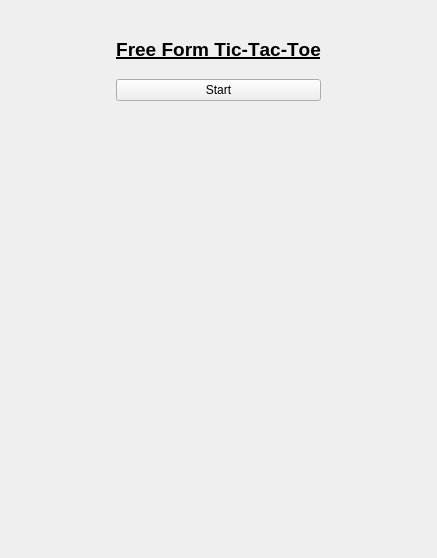
<?xml version="1.0" encoding="UTF-8"?>
<ui version="4.0">
 <class>MainWindow</class>
 <widget class="QMainWindow" name="MainWindow">
  <property name="geometry">
   <rect>
    <x>0</x>
    <y>0</y>
    <width>437</width>
    <height>558</height>
   </rect>
  </property>
  <property name="sizePolicy">
   <sizepolicy hsizetype="Fixed" vsizetype="Fixed">
    <horstretch>0</horstretch>
    <verstretch>0</verstretch>
   </sizepolicy>
  </property>
  <property name="minimumSize">
   <size>
    <width>0</width>
    <height>0</height>
   </size>
  </property>
  <property name="maximumSize">
   <size>
    <width>9999</width>
    <height>9999</height>
   </size>
  </property>
  <property name="font">
   <font>
    <strikeout>false</strikeout>
   </font>
  </property>
  <property name="windowTitle">
   <string>MainWindow</string>
  </property>
  <widget class="QWidget" name="centralwidget">
   <layout class="QGridLayout" name="gridLayout">
    <item row="1" column="0">
     <widget class="QStackedWidget" name="stackedWidget">
      <widget class="QWidget" name="page_startScreen">
       <property name="enabled">
        <bool>true</bool>
       </property>
       <property name="sizePolicy">
        <sizepolicy hsizetype="Preferred" vsizetype="Preferred">
         <horstretch>0</horstretch>
         <verstretch>0</verstretch>
        </sizepolicy>
       </property>
       <layout class="QGridLayout" name="gridLayout_2">
        <item row="0" column="1">
         <spacer name="verticalSpacer_startScreenUp">
          <property name="orientation">
           <enum>Qt::Vertical</enum>
          </property>
          <property name="sizeType">
           <enum>QSizePolicy::Maximum</enum>
          </property>
          <property name="sizeHint" stdset="0">
           <size>
            <width>20</width>
            <height>20</height>
           </size>
          </property>
         </spacer>
        </item>
        <item row="2" column="1">
         <layout class="QGridLayout" name="gridLayout_startScreen">
          <property name="verticalSpacing">
           <number>6</number>
          </property>
          <item row="2" column="1">
           <widget class="QPushButton" name="pushButton_start">
            <property name="minimumSize">
             <size>
              <width>128</width>
              <height>0</height>
             </size>
            </property>
            <property name="text">
             <string>Start</string>
            </property>
           </widget>
          </item>
          <item row="0" column="1">
           <widget class="QLabel" name="label_ticTacToe">
            <property name="minimumSize">
             <size>
              <width>0</width>
              <height>0</height>
             </size>
            </property>
            <property name="maximumSize">
             <size>
              <width>16777215</width>
              <height>24</height>
             </size>
            </property>
            <property name="font">
             <font>
              <pointsize>14</pointsize>
              <weight>75</weight>
              <italic>false</italic>
              <bold>true</bold>
              <underline>true</underline>
              <strikeout>false</strikeout>
              <stylestrategy>PreferDefault</stylestrategy>
              <kerning>false</kerning>
             </font>
            </property>
            <property name="text">
             <string>Free Form Tic-Tac-Toe</string>
            </property>
            <property name="alignment">
             <set>Qt::AlignCenter</set>
            </property>
           </widget>
          </item>
          <item row="0" column="0" rowspan="4">
           <spacer name="horizontalSpacer_startScreenLeft">
            <property name="orientation">
             <enum>Qt::Horizontal</enum>
            </property>
            <property name="sizeHint" stdset="0">
             <size>
              <width>40</width>
              <height>20</height>
             </size>
            </property>
           </spacer>
          </item>
          <item row="0" column="2" rowspan="4">
           <spacer name="horizontalSpacer_startScreenRight">
            <property name="orientation">
             <enum>Qt::Horizontal</enum>
            </property>
            <property name="sizeHint" stdset="0">
             <size>
              <width>40</width>
              <height>20</height>
             </size>
            </property>
           </spacer>
          </item>
          <item row="1" column="1">
           <spacer name="verticalSpacer_startScreenMiddle">
            <property name="orientation">
             <enum>Qt::Vertical</enum>
            </property>
            <property name="sizeType">
             <enum>QSizePolicy::Maximum</enum>
            </property>
            <property name="sizeHint" stdset="0">
             <size>
              <width>20</width>
              <height>12</height>
             </size>
            </property>
           </spacer>
          </item>
         </layout>
        </item>
        <item row="5" column="1">
         <spacer name="verticalSpacer_startScreenBottom">
          <property name="orientation">
           <enum>Qt::Vertical</enum>
          </property>
          <property name="sizeType">
           <enum>QSizePolicy::Expanding</enum>
          </property>
          <property name="sizeHint" stdset="0">
           <size>
            <width>0</width>
            <height>0</height>
           </size>
          </property>
         </spacer>
        </item>
       </layout>
      </widget>
      <widget class="QWidget" name="page_freeFormSetup">
       <layout class="QGridLayout" name="gridLayout_3">
        <item row="7" column="0">
         <spacer name="horizontalSpacer_freeFormSetupLeft">
          <property name="orientation">
           <enum>Qt::Horizontal</enum>
          </property>
          <property name="sizeHint" stdset="0">
           <size>
            <width>0</width>
            <height>20</height>
           </size>
          </property>
         </spacer>
        </item>
        <item row="11" column="1" colspan="2">
         <spacer name="verticalSpacer_freeFormSetupDown">
          <property name="orientation">
           <enum>Qt::Vertical</enum>
          </property>
          <property name="sizeType">
           <enum>QSizePolicy::Expanding</enum>
          </property>
          <property name="sizeHint" stdset="0">
           <size>
            <width>0</width>
            <height>0</height>
           </size>
          </property>
         </spacer>
        </item>
        <item row="7" column="3">
         <spacer name="horizontalSpacer_freeFormSetupRight">
          <property name="orientation">
           <enum>Qt::Horizontal</enum>
          </property>
          <property name="sizeHint" stdset="0">
           <size>
            <width>0</width>
            <height>20</height>
           </size>
          </property>
         </spacer>
        </item>
        <item row="7" column="1" colspan="2">
         <layout class="QGridLayout" name="gridLayout_setupSettings">
          <item row="14" column="1" rowspan="5" colspan="4">
           <layout class="QVBoxLayout" name="verticalLayout_boardsSettings">
            <item>
             <layout class="QGridLayout" name="gridLayout_boardNumSettings">
              <property name="horizontalSpacing">
               <number>6</number>
              </property>
              <item row="0" column="0" colspan="4">
               <spacer name="verticalSpacer_board1SettingsUp">
                <property name="orientation">
                 <enum>Qt::Vertical</enum>
                </property>
                <property name="sizeType">
                 <enum>QSizePolicy::Fixed</enum>
                </property>
                <property name="sizeHint" stdset="0">
                 <size>
                  <width>20</width>
                  <height>12</height>
                 </size>
                </property>
               </spacer>
              </item>
              <item row="4" column="1" colspan="3">
               <widget class="QSpinBox" name="spinBox_numberOfRounds">
                <property name="minimumSize">
                 <size>
                  <width>42</width>
                  <height>0</height>
                 </size>
                </property>
                <property name="maximumSize">
                 <size>
                  <width>42</width>
                  <height>16777215</height>
                 </size>
                </property>
                <property name="value">
                 <number>1</number>
                </property>
               </widget>
              </item>
              <item row="2" column="2">
               <widget class="QLabel" name="label_x">
                <property name="minimumSize">
                 <size>
                  <width>0</width>
                  <height>0</height>
                 </size>
                </property>
                <property name="maximumSize">
                 <size>
                  <width>10</width>
                  <height>16777215</height>
                 </size>
                </property>
                <property name="text">
                 <string>x</string>
                </property>
               </widget>
              </item>
              <item row="3" column="0">
               <widget class="QLabel" name="label_inARowToWin">
                <property name="text">
                 <string>In a row to win:</string>
                </property>
               </widget>
              </item>
              <item row="2" column="0">
               <widget class="QLabel" name="label_sizeOfBoard">
                <property name="text">
                 <string>Size of board:</string>
                </property>
               </widget>
              </item>
              <item row="3" column="1" colspan="3">
               <widget class="QSpinBox" name="spinBox_inARowToWin">
                <property name="minimumSize">
                 <size>
                  <width>42</width>
                  <height>0</height>
                 </size>
                </property>
                <property name="maximumSize">
                 <size>
                  <width>42</width>
                  <height>16777215</height>
                 </size>
                </property>
                <property name="value">
                 <number>3</number>
                </property>
               </widget>
              </item>
              <item row="2" column="1">
               <widget class="QSpinBox" name="spinBox_sizeOfBoard1">
                <property name="minimumSize">
                 <size>
                  <width>42</width>
                  <height>0</height>
                 </size>
                </property>
                <property name="maximumSize">
                 <size>
                  <width>42</width>
                  <height>16777215</height>
                 </size>
                </property>
                <property name="minimum">
                 <number>0</number>
                </property>
               </widget>
              </item>
              <item row="1" column="1" colspan="3">
               <widget class="QPushButton" name="pushButton_makeAllBoardsLikeThis">
                <property name="minimumSize">
                 <size>
                  <width>42</width>
                  <height>0</height>
                 </size>
                </property>
                <property name="maximumSize">
                 <size>
                  <width>16777215</width>
                  <height>16777215</height>
                 </size>
                </property>
                <property name="text">
                 <string>Sync to All</string>
                </property>
               </widget>
              </item>
              <item row="1" column="0">
               <widget class="QLabel" name="label_editBoardNum">
                <property name="font">
                 <font>
                  <weight>75</weight>
                  <italic>false</italic>
                  <bold>true</bold>
                  <underline>false</underline>
                  <strikeout>false</strikeout>
                  <kerning>true</kerning>
                 </font>
                </property>
                <property name="text">
                 <string>Board 1 settings</string>
                </property>
               </widget>
              </item>
              <item row="2" column="3">
               <widget class="QSpinBox" name="spinBox_sizeOfBoard2">
                <property name="minimumSize">
                 <size>
                  <width>42</width>
                  <height>0</height>
                 </size>
                </property>
                <property name="maximumSize">
                 <size>
                  <width>42</width>
                  <height>16777215</height>
                 </size>
                </property>
                <property name="value">
                 <number>3</number>
                </property>
               </widget>
              </item>
              <item row="4" column="0">
               <widget class="QLabel" name="label_numberOfRounds">
                <property name="text">
                 <string>Number of rounds:</string>
                </property>
               </widget>
              </item>
             </layout>
            </item>
           </layout>
          </item>
          <item row="6" column="0" rowspan="14">
           <spacer name="horizontalSpacer_setupSettingsLeft">
            <property name="orientation">
             <enum>Qt::Horizontal</enum>
            </property>
            <property name="sizeHint" stdset="0">
             <size>
              <width>40</width>
              <height>0</height>
             </size>
            </property>
           </spacer>
          </item>
          <item row="6" column="1">
           <widget class="QLabel" name="label_numberOfPlayers">
            <property name="text">
             <string>Number of players:</string>
            </property>
           </widget>
          </item>
          <item row="5" column="0" colspan="6">
           <widget class="Line" name="line_gameSetupDown">
            <property name="minimumSize">
             <size>
              <width>0</width>
              <height>12</height>
             </size>
            </property>
            <property name="maximumSize">
             <size>
              <width>512</width>
              <height>16777215</height>
             </size>
            </property>
            <property name="frameShadow">
             <enum>QFrame::Plain</enum>
            </property>
            <property name="orientation">
             <enum>Qt::Horizontal</enum>
            </property>
           </widget>
          </item>
          <item row="11" column="1" colspan="4">
           <widget class="Line" name="line">
            <property name="minimumSize">
             <size>
              <width>0</width>
              <height>12</height>
             </size>
            </property>
            <property name="frameShadow">
             <enum>QFrame::Plain</enum>
            </property>
            <property name="orientation">
             <enum>Qt::Horizontal</enum>
            </property>
           </widget>
          </item>
          <item row="20" column="0" colspan="6">
           <widget class="Line" name="line_startGameUp">
            <property name="minimumSize">
             <size>
              <width>0</width>
              <height>12</height>
             </size>
            </property>
            <property name="maximumSize">
             <size>
              <width>512</width>
              <height>16777215</height>
             </size>
            </property>
            <property name="frameShadow">
             <enum>QFrame::Plain</enum>
            </property>
            <property name="orientation">
             <enum>Qt::Horizontal</enum>
            </property>
           </widget>
          </item>
          <item row="1" column="0" colspan="6">
           <layout class="QHBoxLayout" name="horizontalLayout_freeFormSetupUp">
            <item>
             <widget class="QPushButton" name="pushButton">
              <property name="maximumSize">
               <size>
                <width>40</width>
                <height>20</height>
               </size>
              </property>
              <property name="text">
               <string>&lt;-</string>
              </property>
             </widget>
            </item>
            <item>
             <spacer name="horizontalSpacer">
              <property name="orientation">
               <enum>Qt::Horizontal</enum>
              </property>
              <property name="sizeHint" stdset="0">
               <size>
                <width>40</width>
                <height>20</height>
               </size>
              </property>
             </spacer>
            </item>
           </layout>
          </item>
          <item row="8" column="1" colspan="4">
           <layout class="QVBoxLayout" name="verticalLayout_playerSymbols">
            <item>
             <layout class="QHBoxLayout" name="horizontalLayout_player1Symbol">
              <item>
               <widget class="QLineEdit" name="lineEdit_player1Name">
                <property name="text">
                 <string>Player 1</string>
                </property>
               </widget>
              </item>
              <item>
               <widget class="QLineEdit" name="lineEdit_player1Symbol">
                <property name="minimumSize">
                 <size>
                  <width>42</width>
                  <height>0</height>
                 </size>
                </property>
                <property name="maximumSize">
                 <size>
                  <width>42</width>
                  <height>16777215</height>
                 </size>
                </property>
                <property name="font">
                 <font>
                  <pointsize>10</pointsize>
                  <strikeout>false</strikeout>
                 </font>
                </property>
                <property name="text">
                 <string>x</string>
                </property>
                <property name="placeholderText">
                 <string/>
                </property>
               </widget>
              </item>
              <item>
               <spacer name="horizontalSpacer_3">
                <property name="orientation">
                 <enum>Qt::Horizontal</enum>
                </property>
                <property name="sizeType">
                 <enum>QSizePolicy::Fixed</enum>
                </property>
                <property name="sizeHint" stdset="0">
                 <size>
                  <width>60</width>
                  <height>20</height>
                 </size>
                </property>
               </spacer>
              </item>
             </layout>
            </item>
            <item>
             <layout class="QHBoxLayout" name="horizontalLayout_player2Symbol">
              <property name="topMargin">
               <number>0</number>
              </property>
              <item>
               <widget class="QLineEdit" name="lineEdit">
                <property name="text">
                 <string>Player 2</string>
                </property>
               </widget>
              </item>
              <item>
               <widget class="QLineEdit" name="lineEdit_player2Symbol">
                <property name="minimumSize">
                 <size>
                  <width>42</width>
                  <height>0</height>
                 </size>
                </property>
                <property name="maximumSize">
                 <size>
                  <width>42</width>
                  <height>16777215</height>
                 </size>
                </property>
                <property name="text">
                 <string>o</string>
                </property>
               </widget>
              </item>
              <item>
               <spacer name="horizontalSpacer_2">
                <property name="orientation">
                 <enum>Qt::Horizontal</enum>
                </property>
                <property name="sizeType">
                 <enum>QSizePolicy::Fixed</enum>
                </property>
                <property name="sizeHint" stdset="0">
                 <size>
                  <width>60</width>
                  <height>20</height>
                 </size>
                </property>
               </spacer>
              </item>
             </layout>
            </item>
           </layout>
          </item>
          <item row="21" column="0" colspan="6">
           <layout class="QHBoxLayout" name="horizontalLayout_startGame">
            <property name="sizeConstraint">
             <enum>QLayout::SetDefaultConstraint</enum>
            </property>
            <item>
             <widget class="QPushButton" name="pushButton_startGame">
              <property name="minimumSize">
               <size>
                <width>120</width>
                <height>30</height>
               </size>
              </property>
              <property name="maximumSize">
               <size>
                <width>120</width>
                <height>30</height>
               </size>
              </property>
              <property name="text">
               <string>Start Game</string>
              </property>
             </widget>
            </item>
           </layout>
          </item>
          <item row="4" column="0" colspan="6">
           <layout class="QHBoxLayout" name="horizontalLayout_gameSetup">
            <item>
             <spacer name="horizontalSpacer_gameSetupLeft">
              <property name="orientation">
               <enum>Qt::Horizontal</enum>
              </property>
              <property name="sizeHint" stdset="0">
               <size>
                <width>40</width>
                <height>20</height>
               </size>
              </property>
             </spacer>
            </item>
            <item>
             <widget class="QLabel" name="label_gameSetup">
              <property name="font">
               <font>
                <pointsize>14</pointsize>
                <strikeout>false</strikeout>
               </font>
              </property>
              <property name="text">
               <string>Game Setup</string>
              </property>
             </widget>
            </item>
            <item>
             <spacer name="horizontalSpacer_gameSetupRight">
              <property name="orientation">
               <enum>Qt::Horizontal</enum>
              </property>
              <property name="sizeHint" stdset="0">
               <size>
                <width>40</width>
                <height>20</height>
               </size>
              </property>
             </spacer>
            </item>
           </layout>
          </item>
          <item row="6" column="2" colspan="3">
           <widget class="QSpinBox" name="spinBox_numberOfPlayers">
            <property name="minimumSize">
             <size>
              <width>42</width>
              <height>0</height>
             </size>
            </property>
            <property name="maximumSize">
             <size>
              <width>42</width>
              <height>16777215</height>
             </size>
            </property>
            <property name="focusPolicy">
             <enum>Qt::WheelFocus</enum>
            </property>
            <property name="layoutDirection">
             <enum>Qt::LeftToRight</enum>
            </property>
            <property name="readOnly">
             <bool>false</bool>
            </property>
            <property name="minimum">
             <number>0</number>
            </property>
            <property name="maximum">
             <number>26</number>
            </property>
            <property name="value">
             <number>2</number>
            </property>
           </widget>
          </item>
          <item row="3" column="0" colspan="6">
           <layout class="QHBoxLayout" name="horizontalLayout_freeFormTTT">
            <item>
             <spacer name="horizontalSpacer_freeFormTTTLeft">
              <property name="orientation">
               <enum>Qt::Horizontal</enum>
              </property>
              <property name="sizeHint" stdset="0">
               <size>
                <width>40</width>
                <height>20</height>
               </size>
              </property>
             </spacer>
            </item>
            <item>
             <widget class="QLabel" name="label_freeFormTTT">
              <property name="font">
               <font>
                <pointsize>14</pointsize>
                <weight>75</weight>
                <bold>true</bold>
                <strikeout>false</strikeout>
               </font>
              </property>
              <property name="text">
               <string>Free Form Tic-Tac-Toe</string>
              </property>
             </widget>
            </item>
            <item>
             <spacer name="horizontalSpacer_freeFormTTTRight">
              <property name="orientation">
               <enum>Qt::Horizontal</enum>
              </property>
              <property name="sizeHint" stdset="0">
               <size>
                <width>40</width>
                <height>20</height>
               </size>
              </property>
             </spacer>
            </item>
           </layout>
          </item>
          <item row="12" column="2" rowspan="2" colspan="3">
           <widget class="QSpinBox" name="spinBox_numberOfBoards">
            <property name="minimumSize">
             <size>
              <width>42</width>
              <height>0</height>
             </size>
            </property>
            <property name="maximumSize">
             <size>
              <width>42</width>
              <height>16777215</height>
             </size>
            </property>
            <property name="minimum">
             <number>1</number>
            </property>
            <property name="value">
             <number>1</number>
            </property>
           </widget>
          </item>
          <item row="6" column="5" rowspan="14">
           <spacer name="horizontalSpacer_setupSettingsRight">
            <property name="orientation">
             <enum>Qt::Horizontal</enum>
            </property>
            <property name="sizeHint" stdset="0">
             <size>
              <width>40</width>
              <height>0</height>
             </size>
            </property>
           </spacer>
          </item>
          <item row="12" column="1" rowspan="2">
           <widget class="QLabel" name="label_numberOfBoards">
            <property name="text">
             <string>Number of boards:</string>
            </property>
           </widget>
          </item>
          <item row="7" column="1">
           <widget class="QLabel" name="label_name">
            <property name="text">
             <string>Name:</string>
            </property>
           </widget>
          </item>
          <item row="7" column="2">
           <widget class="QLabel" name="label_symbol">
            <property name="text">
             <string>Symbol:</string>
            </property>
           </widget>
          </item>
         </layout>
        </item>
       </layout>
      </widget>
     </widget>
    </item>
   </layout>
  </widget>
 </widget>
 <resources/>
 <connections/>
</ui>
